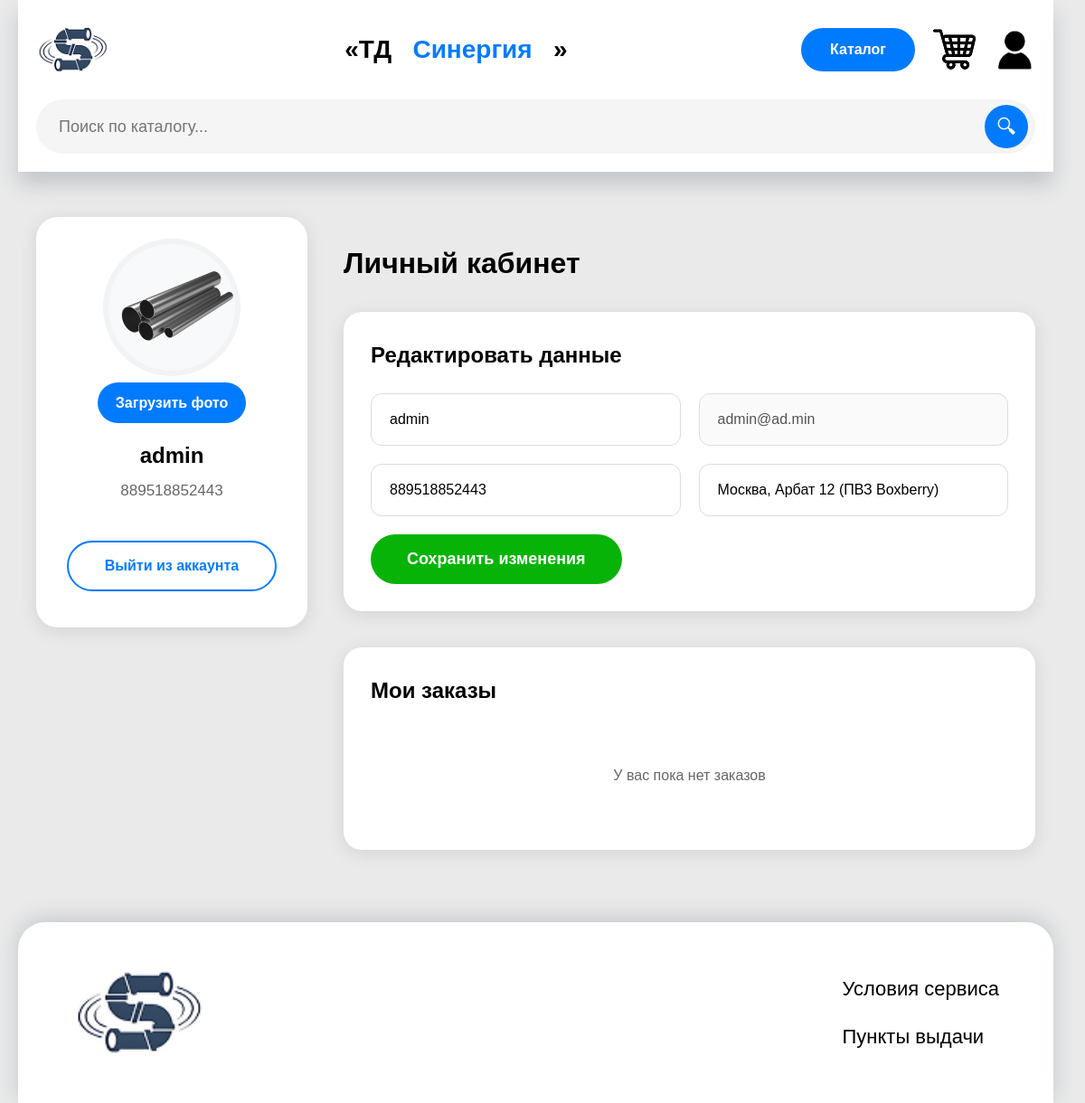
/pages/lk.php (signed in), run on the app's committed database.
### tables this page shows
CREATE TABLE `users` (
  `id` int NOT NULL,
  `fio` varchar(255) NOT NULL,
  `email` varchar(255) NOT NULL,
  `phone` varchar(20) DEFAULT NULL,
  `password` varchar(255) NOT NULL,
  `role` enum('client','admin') DEFAULT 'client',
  `created_at` datetime DEFAULT CURRENT_TIMESTAMP,
  `avatar` varchar(255) DEFAULT NULL,
  `address` varchar(255) DEFAULT NULL
);

### inc/functions.php (called while the page is built, shortened)
<?php
if (!function_exists('is_logged_in')) {
    function is_logged_in() {
        return isset($_SESSION['user_id']);
    }
    function escape($string) {
        return htmlspecialchars($string, ENT_QUOTES, 'UTF-8');
    }
    function current_user($pdo) {
        $stmt = $pdo->prepare("SELECT id, fio, email, phone, avatar, address, role FROM users WHERE id = ?");
        $stmt->execute([$_SESSION['user_id']]);
        return $stmt->fetch();
    }
}
?>

### pages/lk.php (the view, shortened to what this page needs)
<?php
require_once '../inc/functions.php';
$user = current_user($pdo);
$stmt = $pdo->prepare("SELECT * FROM orders WHERE user_id = ? ORDER BY created_at DESC");
$stmt->execute([$_SESSION['user_id']]);
$orders = $stmt->fetchAll();
?>
<!DOCTYPE html>
<html lang="ru">
<head>
    <link rel="stylesheet" href="../style/normalize.css">
    <link rel="stylesheet" href="../style/style.css">
</head>
<body>
    <div id="main_container">
        <?php include("../blocks/header.php"); ?>
        <section id="lk_page">
            <div class="lk_container">
                <div class="lk_profile">
                    <div class="lk_avatar">
                        <?php if (isset($user['avatar']) && file_exists("../uploads/pipe.png")){ ?>
                            <img src="../uploads/<?= $user['avatar'] ?>" alt="Аватар">
                        <?php }
                        else{ ?>
                            <img src="../image/person.png" alt="Аватар">
                        <?php } ?>
                    </div>
                    <div class="avatar_buttons">
                        <form method="POST" enctype="multipart/form-data">
                            <label class="btn_upload">
                                Загрузить фото
                            </label>
                        </form>
                    </div>
                    <h2><?= escape($user['fio']) ?></h2>
                    <p><?= escape($user['phone'] ?? 'Телефон не указан') ?></p>
                    <button class="btn_logout" onclick="location.href='logout.php'">
                        Выйти из аккаунта
                    </button>
                </div>
                <div class="lk_main">
                    <h1>Личный кабинет</h1>
                    <div class="lk_edit_form">
                        <h3>Редактировать данные</h3>
                        <form method="POST">
                            <div class="form_row">
                                <input type="text" name="fio" value="<?= escape($user['fio']) ?>" placeholder="Ваше ФИО"required>
                                <input type="email" value="<?= escape($user['email']) ?>" placeholder="Ваше почта" disabled>
                            </div>
                            <div class="form_row">
                                <input type="tel" name="phone" value="<?= escape($user['phone'] ?? '') ?>" placeholder="Ваш телефон">
                                <input type="text" list="address" name="address" value="<?= escape($user['address'] ?? '') ?>" placeholder="Ваш адрес доставки">
                            </div>
                            <button type="submit" class="btn_save">Сохранить изменения</button>
                        </form>
                    </div>
                    <div class="lk_orders">
                        <h3>Мои заказы</h3>
                        <?php if (empty($orders)): ?>
                            <p style="text-align:center;color:#666;padding:40px;">У вас пока нет заказов</p>
                        <?php endif; ?>
                    </div>
                </div>
            </div>
        </section>
        <?php include("../blocks/footer.php"); ?>
    </div>
</body>
</html>

### style/style.css (style rules this page uses)
:root { --max-width: 1480px; --color-main: #007BFF; --color-price: #1BB82E; --radius-big: 30px; --radius-small: 20px; }
*, *::before, *::after { box-sizing: border-box; }
body { margin: 0; font-family: Arial, sans-serif; background-color: #EAEAEA; min-width: 520px; }
#main_container { width: 100%; max-width: var(--max-width); margin: 0 auto; padding: 0 20px; }
#lk_page { margin: 50px auto; max-width: var(--max-width); padding: 0 20px; }
.lk_container { display: flex; gap: 40px; flex-wrap: wrap; }
.lk_profile { flex: 1; min-width: 300px; max-width: 380px; background: white; border-radius: 24px; padding: 30px 20px 40px; text-align: center; box-shadow: 0 4px 20px rgba(0,0,0,0.1); display: flex; flex-direction: column; align-items: center; height: fit-content; }
.lk_avatar { width: 140px; height: 140px; border-radius: 50%; overflow: hidden; margin-bottom: 24px; background: #f8f9fa; border: none; box-shadow: 0 0 0 6px #f1f3f5; }
.lk_avatar img { width: 100%; height: 100%; object-fit: cover; }
.avatar_buttons { display: flex; flex-direction: column; gap: 12px; width: 100%; max-width: 220px; margin-bottom: 28px; }
.btn_upload { padding: 14px 20px; background: #007BFF; color: white; border: none; border-radius: 30px; font-size: 16px; font-weight: bold; cursor: pointer; }
.lk_profile h2 { margin: 0 0 8px 0; font-size: 24px; font-weight: 600; }
.lk_profile p { margin: 0 0 32px 0; color: #666; font-size: 17px; }
.btn_logout { padding: 14px 40px; background: transparent; color: #007BFF; border: 2px solid #007BFF; border-radius: 30px; cursor: pointer; font-weight: bold; font-size: 16px; margin-top: 10px; }
.lk_main { flex: 3; min-width: 300px; }
.lk_main h1 { font-size: 32px; margin-bottom: 30px; }
.lk_edit_form { background: white; border-radius: 20px; padding: 30px; margin-bottom: 40px; box-shadow: 0 4px 20px rgba(0,0,0,0.1); }
.lk_edit_form h3 { margin-top: 0; font-size: 24px; }
.form_row { display: flex; gap: 20px; margin-bottom: 20px; }
.form_row input, .full_width { flex: 1; padding: 16px 20px; border: 1px solid #ddd; border-radius: 12px; font-size: 16px; }
.btn_save { padding: 16px 40px; background: #007BFF; color: white; border: none; border-radius: 30px; font-size: 18px; cursor: pointer; }
.lk_orders { background: white; border-radius: 20px; padding: 30px; box-shadow: 0 4px 20px rgba(0,0,0,0.1); }
.lk_orders h3 { margin-top: 0; font-size: 24px; }
.btn_save { padding: 16px 40px; background: #07b307; color: white; border: none; border-radius: 30px; font-size: 18px; font-weight: bold; cursor: pointer; }
.btn_save { padding: 14px 40px; background: #07b307; color: white; border: none; border-radius: 30px; font-size: 18px; cursor: pointer; }

### data on the page
users: avatar (picture), fio "admin", phone "889518852443", email "admin@ad.min", address "Москва, Арбат 12 (ПВЗ Boxberry)"
